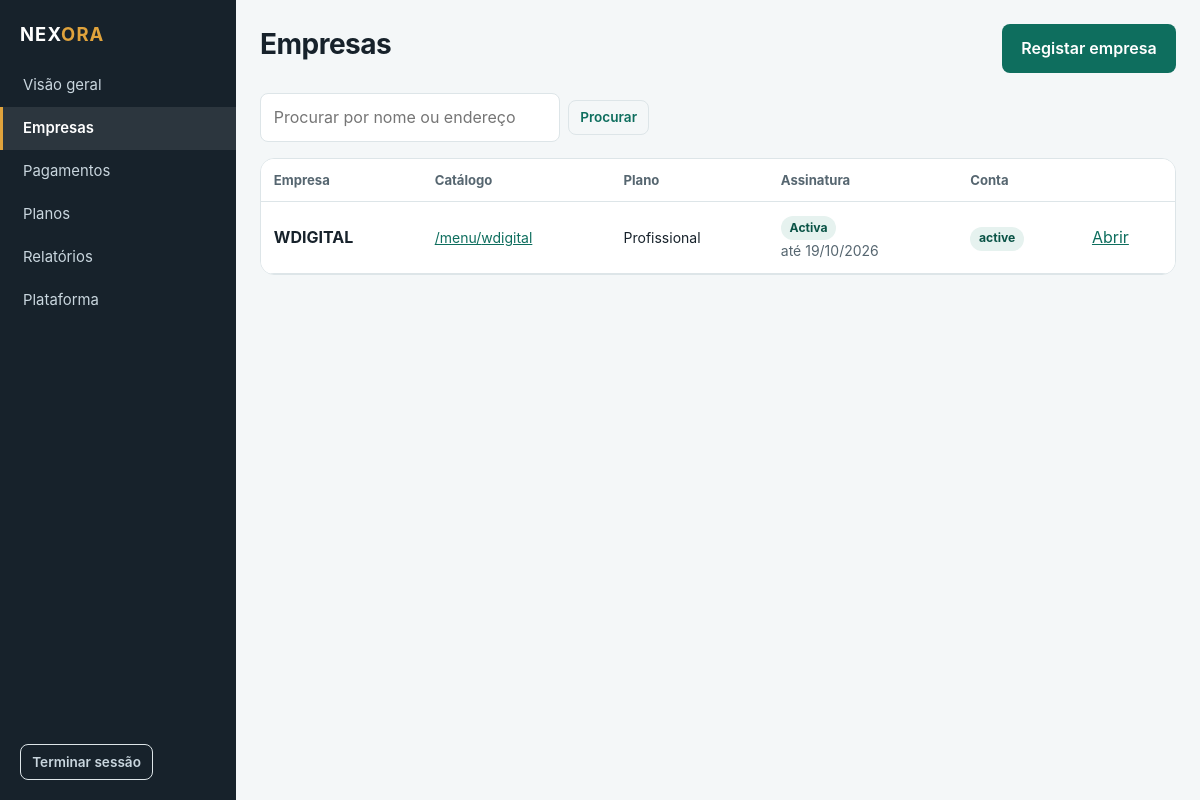
/plataforma/empresas (signed in), run on the app's committed database.
### tables this page shows
CREATE TABLE businesses (
    id            INTEGER PRIMARY KEY AUTOINCREMENT,
    name          TEXT    NOT NULL,
    slug          TEXT    NOT NULL UNIQUE,
    logo          TEXT,
    cover         TEXT,
    description   TEXT,
    phone         TEXT,
    whatsapp      TEXT,
    address       TEXT,
    opening_hours TEXT,
    -- active | suspended | blocked
    status        TEXT    NOT NULL DEFAULT 'active',
    created_at    TEXT    NOT NULL
);

CREATE TABLE plans (
    id          INTEGER PRIMARY KEY AUTOINCREMENT,
    name        TEXT    NOT NULL,
    price_cents INTEGER NOT NULL,
    duration_days INTEGER NOT NULL DEFAULT 30,
    features    TEXT,
    max_products INTEGER NOT NULL DEFAULT 0,  -- 0 = ilimitado
    status      TEXT    NOT NULL DEFAULT 'active'
);

CREATE TABLE subscriptions (
    id          INTEGER PRIMARY KEY AUTOINCREMENT,
    business_id INTEGER NOT NULL REFERENCES businesses(id) ON DELETE CASCADE,
    plan_id     INTEGER REFERENCES plans(id) ON DELETE SET NULL,
    -- active | pending | expired | suspended | cancelled
    status      TEXT    NOT NULL DEFAULT 'pending',
    start_date  TEXT,
    end_date    TEXT,
    created_at  TEXT    NOT NULL
);

### blueprints/owner.py (the view)
@bp.route("/empresas")
def businesses():
    termo = (request.args.get("q") or "").strip()
    if termo:
        linhas = query(
            "SELECT * FROM businesses WHERE name LIKE ? OR slug LIKE ? ORDER BY name",
            (f"%{termo}%", f"%{termo}%"),
        )
    else:
        linhas = query("SELECT * FROM businesses ORDER BY name", ())
    dados = []
    for b in linhas:
        estado, dias = subscription_state(b["id"])
        sub = query(
            """SELECT s.*, p.name AS plan_name FROM subscriptions s
                 LEFT JOIN plans p ON p.id = s.plan_id
                WHERE s.business_id = ? ORDER BY s.id DESC LIMIT 1""",
            (b["id"],), one=True,
        )
        dados.append({"b": b, "estado": estado, "dias": dias, "sub": sub})
    return render_template("owner/businesses.html", dados=dados, termo=termo)

### blueprints/owner.py (called while the page is built)
@bp.before_request
@owner_required
def _guard():
    pass

### db.py (called while the page is built)
def get_db():
    if "db" not in g:
        conn = sqlite3.connect(
            current_app.config["DATABASE_PATH"],
            detect_types=sqlite3.PARSE_DECLTYPES,
        )
        conn.row_factory = sqlite3.Row
        conn.execute("PRAGMA foreign_keys = ON")
        conn.execute("PRAGMA journal_mode = WAL")
        g.db = conn
    return g.db

def query(sql, params=(), one=False):
    cur = get_db().execute(sql, params)
    rows = cur.fetchall()
    cur.close()
    if one:
        return rows[0] if rows else None
    return rows

### security.py (called while the page is built)
def load_logged_in_user():
    uid = session.get("user_id")
    g.user = None
    if uid is None:
        return
    user = query(
        "SELECT * FROM users WHERE id = ? AND status = 'active'", (uid,), one=True
    )
    if user is None:
        session.clear()
        return
    g.user = user

def csrf_token():
    if "csrf_token" not in session:
        session["csrf_token"] = secrets.token_urlsafe(32)
    return session["csrf_token"]

def owner_required(view):
    @wraps(view)
    def wrapped(*args, **kwargs):
        user = g.get("user")
        if user is None:
            return redirect(url_for("auth.login", next=request.path))
        if user["role"] != ROLE_OWNER:
            abort(403)
        return view(*args, **kwargs)
    return wrapped

### services.py (called while the page is built)
def today():
    return datetime.now(timezone.utc).date()

def parse_date(value):
    if not value:
        return None
    try:
        return datetime.fromisoformat(value).date()
    except ValueError:
        return None

def fmt_date(value):
    d = parse_date(value)
    return d.strftime("%d/%m/%Y") if d else "—"

def current_subscription(business_id):
    return query(
        """SELECT s.*, p.name AS plan_name, p.price_cents AS plan_price,
                  p.max_products
             FROM subscriptions s
             LEFT JOIN plans p ON p.id = s.plan_id
            WHERE s.business_id = ?
            ORDER BY s.id DESC LIMIT 1""",
        (business_id,),
        one=True,
    )

def subscription_state(business_id):
    sub = current_subscription(business_id)
    if sub is None:
        return "pending", None
    if sub["status"] in ("suspended", "cancelled", "pending"):
        return sub["status"], None
    fim = parse_date(sub["end_date"])
    if fim is None:
        return sub["status"], None
    restantes = (fim - today()).days
    if restantes < 0:
        return "expired", restantes
    return "active", restantes

### templates/owner/businesses.html
{% extends "base_admin.html" %}
{% block nav %}{% include "_nav_owner.html" %}{% endblock %}
{% block content %}
<div class="cabecalho-pagina espaco">
  <h1>Empresas</h1>
  <a class="btn" href="{{ url_for('owner.business_new') }}">Registar empresa</a>
</div>
<form method="get" class="linha-flex" style="margin-bottom:1rem">
  <input name="q" value="{{ termo }}" placeholder="Procurar por nome ou endereço" style="max-width:300px">
  <button class="btn btn-linha btn-pq">Procurar</button>
</form>
{% if dados %}
<div class="tabela-envolve">
  <table>
    <tr><th>Empresa</th><th>Catálogo</th><th>Plano</th><th>Assinatura</th><th>Conta</th><th></th></tr>
    {% for d in dados %}
    <tr>
      <td><strong>{{ d.b.name }}</strong></td>
      <td class="pequeno"><a href="{{ url_for('public.menu', slug=d.b.slug) }}" target="_blank">/menu/{{ d.b.slug }}</a></td>
      <td class="pequeno">{{ d.sub.plan_name if d.sub and d.sub.plan_name else '—' }}</td>
      <td>
        <span class="etiqueta {{ 'etiqueta-ok' if d.estado=='active' else 'etiqueta-erro' if d.estado=='expired' else 'etiqueta-aviso' }}">
          {{ {'active':'Activa','pending':'Por activar','expired':'Expirada','suspended':'Suspensa','cancelled':'Cancelada'}.get(d.estado, d.estado) }}</span>
        {% if d.sub and d.sub.end_date %}<div class="pequeno mudo">até {{ fmt_date(d.sub.end_date) }}</div>{% endif %}
      </td>
      <td><span class="etiqueta {{ 'etiqueta-ok' if d.b.status=='active' else 'etiqueta-erro' }}">{{ d.b.status }}</span></td>
      <td><a href="{{ url_for('owner.business_detail', bid=d.b.id) }}">Abrir</a></td>
    </tr>
    {% endfor %}
  </table>
</div>
{% else %}
<div class="vazio"><strong>Nenhuma empresa encontrada</strong></div>
{% endif %}
{% endblock %}

### static/css/style.css (style rules this page uses)
:root { --verde: #0E6E5E; --verde-fundo: #E6F2EF; --verde-escuro: #0A5346; --ouro: #E0A33C; --ouro-fundo: #FBF0DC; --tinta: #17222B; --tinta-media: #566670; --tinta-fraca: #8A98A1; --superficie: #F4F7F8; --branco: #FFFFFF; --linha: #DDE5E8; --erro: #B3261E; --erro-fundo: #FBE9E7; --r-pq: 8px; --r-md: 14px; --r-gd: 22px; --sombra: 0 1px 2px rgba(23, 34, 43, .06), 0 8px 24px -12px rgba(23, 34, 43, .18); --largura: 1080px; }
* { box-sizing: border-box; }
html { -webkit-text-size-adjust: 100%; }
body { margin: 0; font-family: -apple-system, BlinkMacSystemFont, "Segoe UI", Roboto, "Helvetica Neue", Arial, sans-serif; font-size: 16px; line-height: 1.55; color: var(--tinta); background: var(--superficie); }
h1, h2, h3, h4 { line-height: 1.2; margin: 0 0 .5rem; letter-spacing: -.018em; }
h1 { font-size: 1.75rem; font-weight: 700; }
a { color: var(--verde); }
.mudo { color: var(--tinta-media); }
.pequeno { font-size: .875rem; }
.espaco { display: flex; align-items: center; justify-content: space-between; gap: 1rem; }
.linha-flex { display: flex; gap: .5rem; flex-wrap: wrap; align-items: center; }
.btn { display: inline-flex; align-items: center; justify-content: center; gap: .45rem; padding: .7rem 1.15rem; border-radius: var(--r-pq); border: 1px solid transparent; background: var(--verde); color: #fff; font: inherit; font-weight: 600; cursor: pointer; text-decoration: none; transition: background .15s ease; }
.btn-linha { background: transparent; color: var(--verde); border-color: var(--linha); }
.btn-pq { padding: .4rem .7rem; font-size: .85rem; }
input, select, textarea { width: 100%; padding: .68rem .8rem; font: inherit; color: var(--tinta); background: var(--branco); border: 1px solid var(--linha); border-radius: var(--r-pq); }
table { width: 100%; border-collapse: collapse; background: var(--branco); }
th, td { padding: .7rem .8rem; text-align: left; border-bottom: 1px solid var(--linha); }
th { font-size: .82rem; color: var(--tinta-media); font-weight: 650; }
.tabela-envolve { overflow-x: auto; border: 1px solid var(--linha); border-radius: var(--r-md); background: var(--branco); }
.etiqueta { display: inline-block; padding: .18rem .55rem; border-radius: 999px; font-size: .76rem; font-weight: 650; background: var(--superficie); color: var(--tinta-media); }
.etiqueta-ok { background: var(--verde-fundo); color: var(--verde-escuro); }
.cabecalho-pagina { margin-bottom: 1.25rem; }

### data on the page
businesses: b.name "WDIGITAL", b.slug "wdigital", b.status "active"
plans: sub "Profissional"
subscriptions: end_date "19/10/2026"
